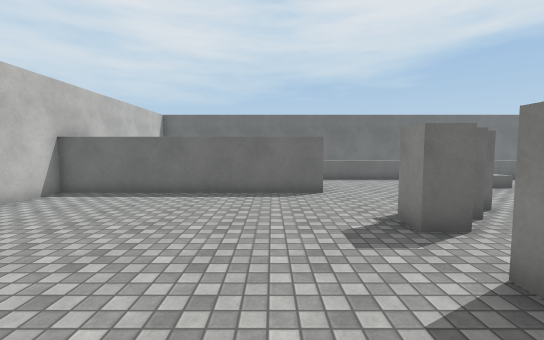
view 1 (above)

21 first-person views from a walk through a scene from a Unity 3-D project. The camera is 1.5 m above the floor, tilts 4° down and sees 90° across. The floor is counted in squares, 1 m on a side. Each view is taken from the middle of a square. On the plan, view 1 faces up. The plan holds only what a view shows up to about 14 squares ahead; the rest is blank. The player is left out. Surface patterns are stand-ins for the level's own textures.

view 2
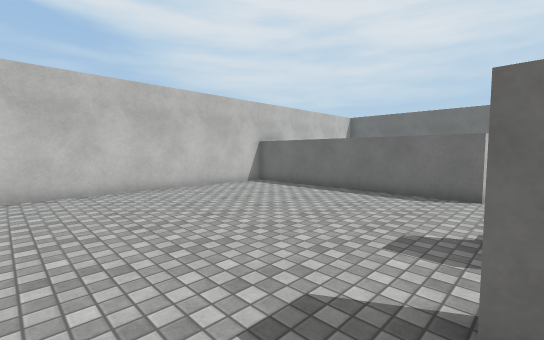

view 3
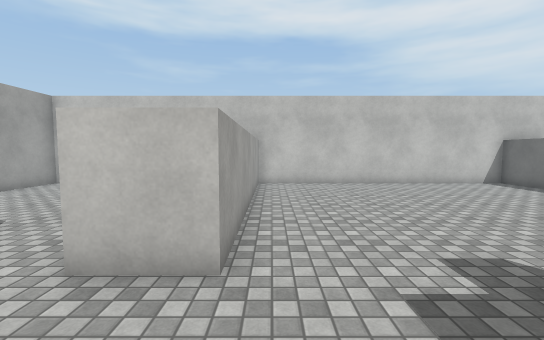

view 4
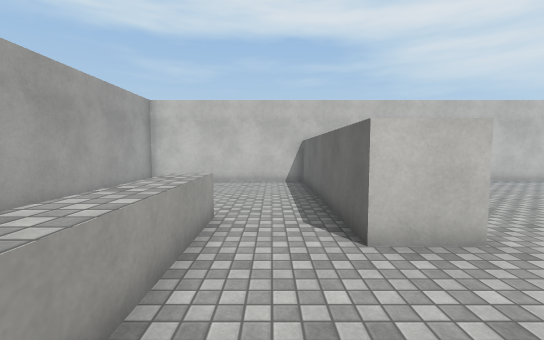

view 5
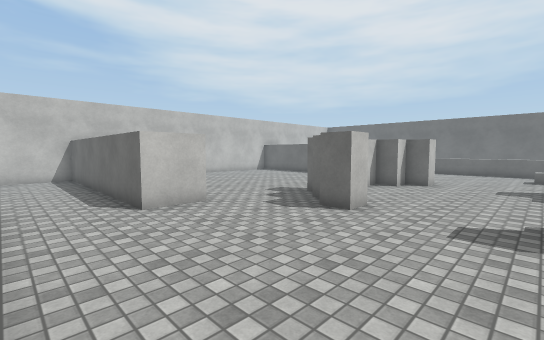

view 6
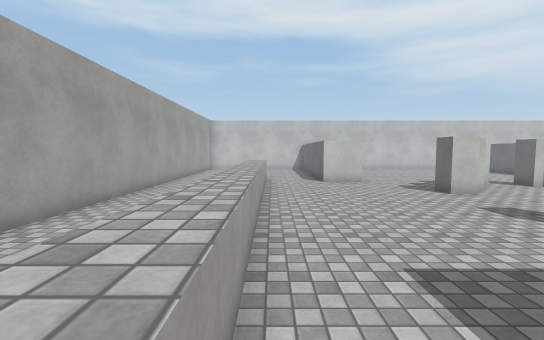

view 7
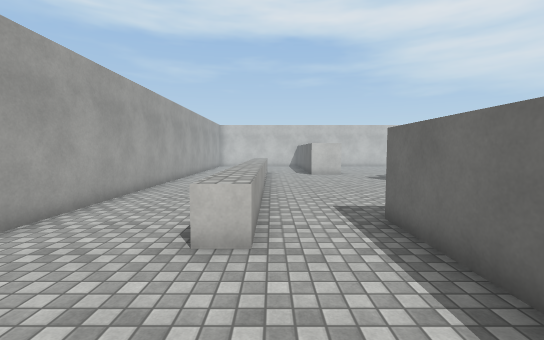

view 8
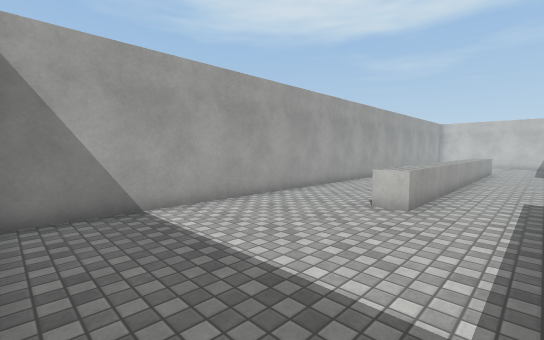

view 9
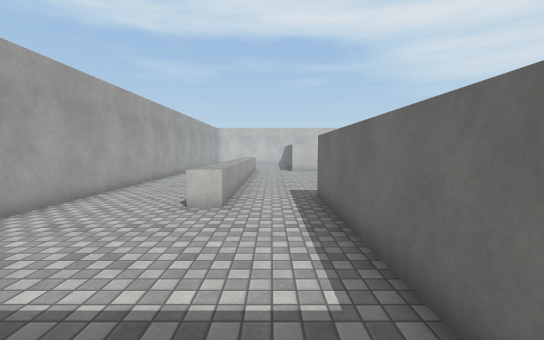

view 10
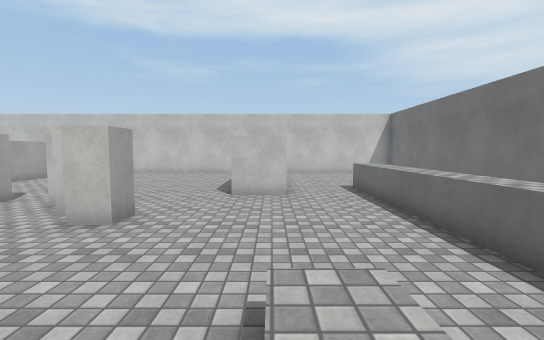

view 11
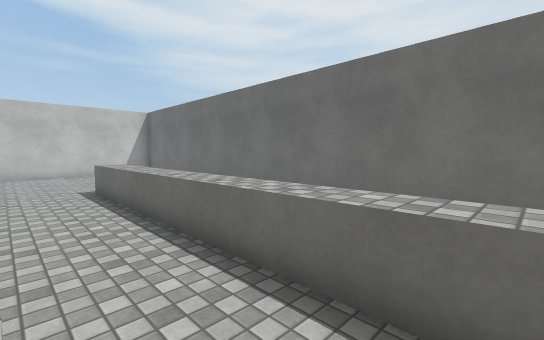

view 12
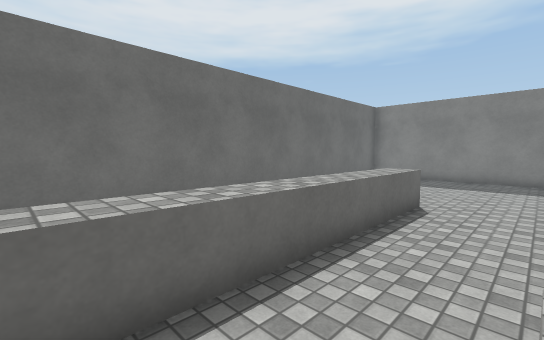

view 13
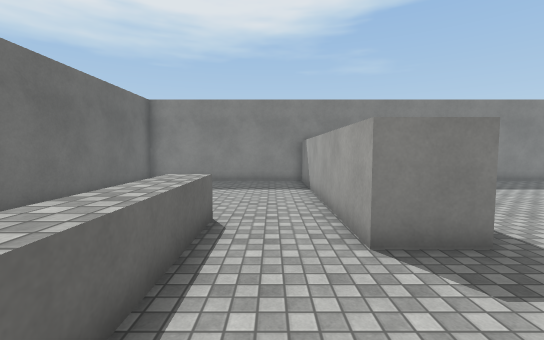

view 14
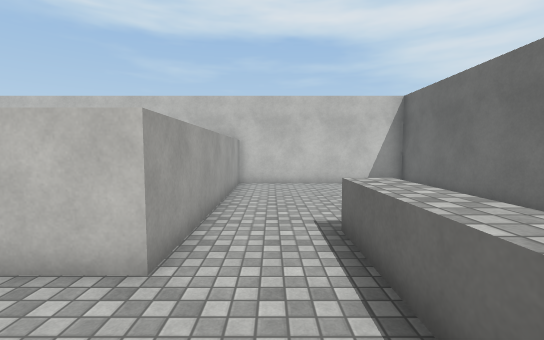

view 15
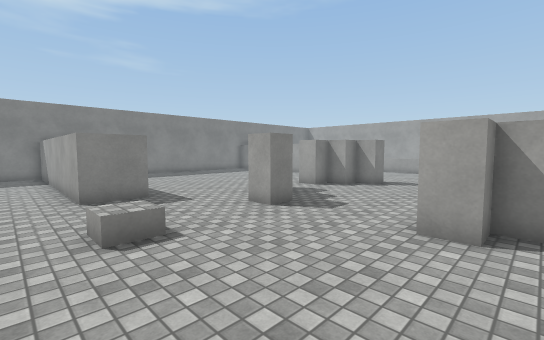

view 16
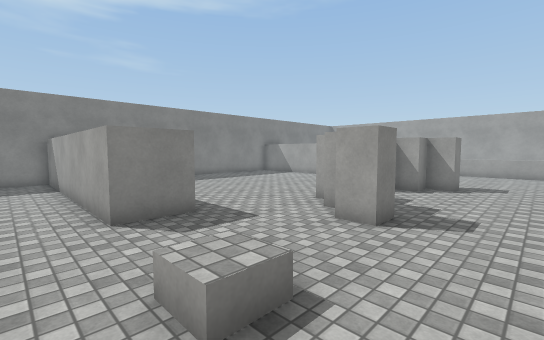

view 17
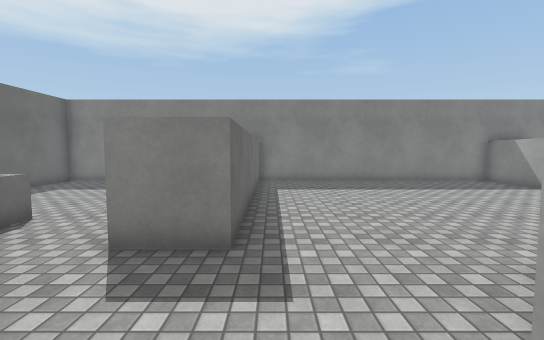

view 18
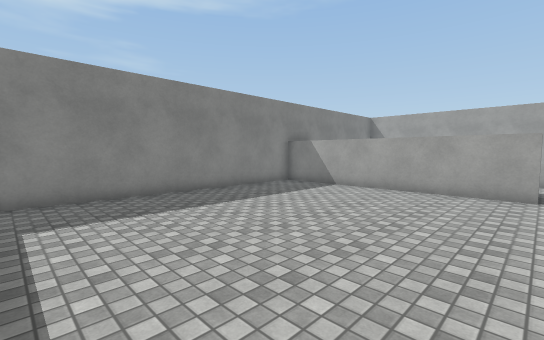

view 19
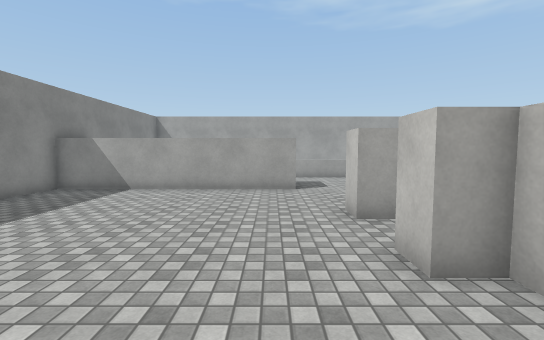

view 20
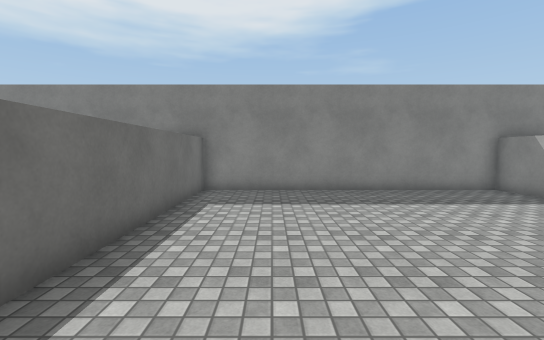

view 21
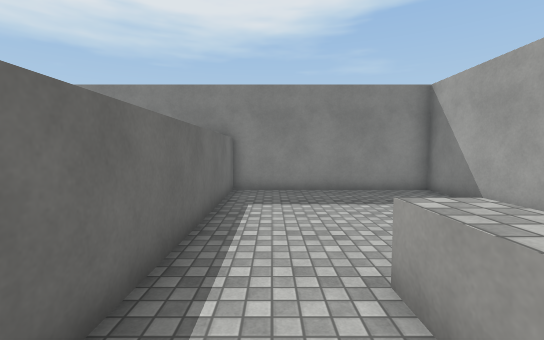

### Floor plan
Key: @ floor where view 1 was taken; # wall or solid block; . floor; ^ raised ledge; O other object.
Columns run from 8 left of view 1 to 23 right of it. Each row starts with its distance up from view 1.
 19 ################################
 18 #                          ....#
 17 #                         .....#
 16 #..                      ......#
 15 #.......^^^^^^^^^^^^^^^^.......#
 14 #..............................#
 13 #..............................#
 12 #................O.............#
 11 ###########......O...###########
 10 ###########..........###########
  9 #..............................#
  8 #..............................#
  7 #...........##....##...........#
  6 #..........##......##..........#
  5 #..........#....... #..........#
  4 #..............................#
  3 #..........#.......##..........#
  2 #..........##......##..........#
  1 #...........##....##...........#
  0 #.......@.........  ...........#
 -1 #..............................#
 -2 ###########..........###########
 -3 ###########..........###########
 -4 #..............................#
 -5 #..............................#
 -6 #..............................#
 -7 #.......^^^^^^^^^^^^^^^^.......#
 -8 #.  ...            ............#
 -9 #  ...          ...............#
-10 # ...    ......................#
-11 ################################

Positions as (right, up) in squares from view 1, and headings:
1: (0, 0), facing up
2: (3, 0), facing up-left
3: (5, -1), facing left
4: (6, -5), facing left
5: (9, -6), facing up-left
6: (15, -6), facing left
7: (19, -6), facing left
8: (22, -4), facing down-left
9: (22, -5), facing left
10: (11, 11), facing left
11: (11, 12), facing up-left
12: (7, 12), facing up-right
13: (9, 13), facing right
14: (5, 13), facing left
15: (4, 13), facing down-right
16: (7, 13), facing down-right
17: (9, 9), facing right
18: (13, 9), facing down-right
19: (14, 9), facing down
20: (12, 7), facing right
21: (12, -5), facing right
